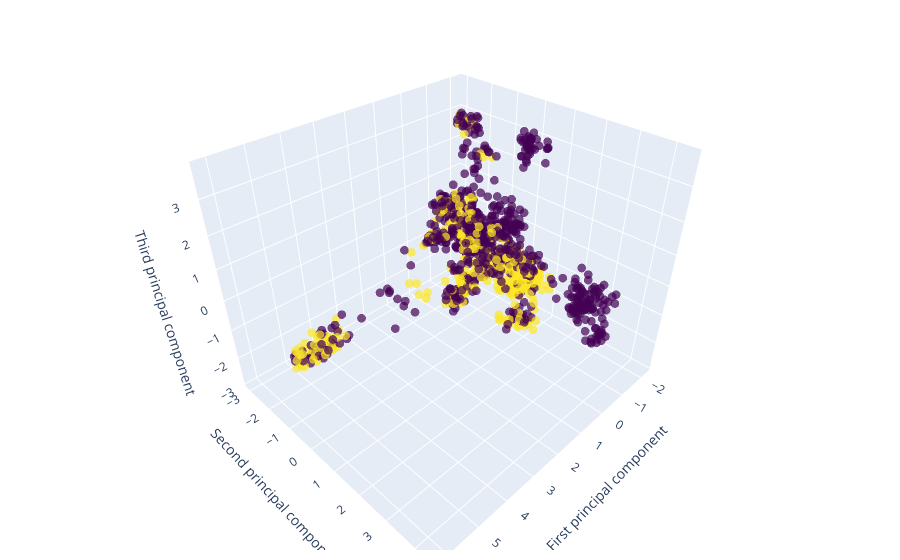

The notebook cell this image was saved under:
### Markdown cell above
In these plots the dataset are represented showing their projection on the two PCs. We can notice that labelled data behave similarly, with three clusters: the first one around (0,0), the second one around (0,4) and the third one around (6,0).

In the artificial data we can notice the lack of data between the first and the third cluster: reasons could be investigated in the creation of the artificial data by the generative statistical model.

Functional and non functional data are mostly superimposed in both the labelled datasets: the only separation of the two funcionalities is present in the upper cluster, where only non functional data are present. Then, we tried to visualize the data with three PCs instead of two: this confirms the mixing of data with different functionalities in the central and right clusters.

The unlabelled data are distributed similarly to the labelled data. As expected, some data are present in the region between the two lower clusters as in the first plot, since they both belong to natural proteins. Another important remark is the quasi total absence of data in the upper cluster: we could predict that the few data in this cluster will be non functional.

### Code cell
from sklearn.preprocessing import StandardScaler, LabelEncoder
import plotly.graph_objects as go
pca = PCA(n_components = 3)
data_embedded = pca.fit_transform(nat_a)
label_encoder = LabelEncoder()
color = label_encoder.fit_transform(functionality_nat)

fig = go.Figure(data=[go.Scatter3d(
    x=data_embedded[:,0],
    y=data_embedded[:,1],
    z=data_embedded[:,2],
    mode='markers',
    marker=dict(
        size=3,
        color = color,
        colorscale = 'Viridis',
        opacity = 0.7
    )
)])

fig.update_layout(scene = dict(
                    xaxis_title='First principal component',
                    yaxis_title='Second principal component',
                    zaxis_title='Third principal component'),
                    margin=dict(r=10, b=10, l=10, t=10))
fig.show()

### Figure 1 — Plotly figure (JSON) as saved in the notebook; plotly's stock layout.template omitted (floating-point values rounded to 4 significant figures; data arrays with more than 128 entries replaced by an {"elided": "..."} marker saying what was removed)
{"data": [{"marker": {"color": {"elided": "1130 int values"}, "colorscale": [[0, "#440154"], [0.1111, "#482878"], [0.2222, "#3e4989"], [0.3333, "#31688e"], [0.4444, "#26828e"], [0.5556, "#1f9e89"], [0.6667, "#35b779"], [0.7778, "#6ece58"], [0.8889, "#b5de2b"], [1, "#fde725"]], "opacity": 0.7, "size": 3}, "mode": "markers", "type": "scatter3d", "x": {"elided": "1130 float values"}, "y": {"elided": "1130 float values"}, "z": {"elided": "1130 float values"}}], "layout": {"margin": {"b": 10, "l": 10, "r": 10, "t": 10}, "scene": {"xaxis": {"title": {"text": "First principal component"}}, "yaxis": {"title": {"text": "Second principal component"}}, "zaxis": {"title": {"text": "Third principal component"}}}}}
